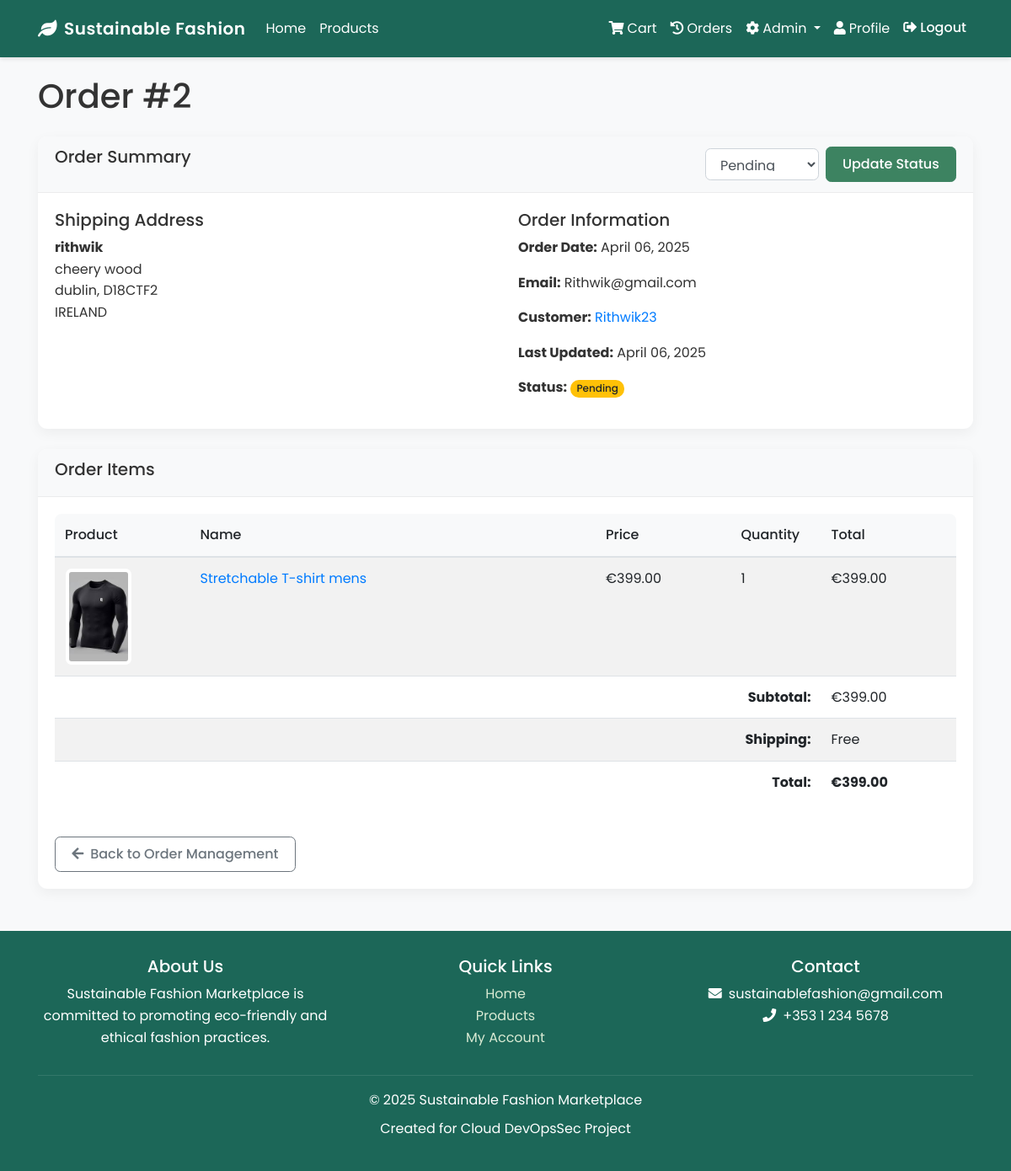
/admin-panel/orders/2/ (signed in), run on the app's committed database.
### cart/models.py (models this page shows, shortened)
class Order(models.Model):
    STATUS_CHOICES = (
        ('pending', 'Pending'),
        ('processing', 'Processing'),
        ('shipped', 'Shipped'),
        ('delivered', 'Delivered'),
        ('cancelled', 'Cancelled'),
    )
    user = models.ForeignKey(User, on_delete=models.CASCADE)
    full_name = models.CharField(max_length=100)
    email = models.EmailField()
    address = models.CharField(max_length=250)
    city = models.CharField(max_length=100)
    postal_code = models.CharField(max_length=20)
    country = models.CharField(max_length=100)
    created = models.DateTimeField(auto_now_add=True)
    updated = models.DateTimeField(auto_now=True)
    status = models.CharField(max_length=20, choices=STATUS_CHOICES, default='pending')
    total_price = models.DecimalField(max_digits=10, decimal_places=2)
    class Meta:
        ordering = ['-created']

class OrderItem(models.Model):
    order = models.ForeignKey(Order, related_name='items', on_delete=models.CASCADE)
    product = models.ForeignKey(Product, on_delete=models.CASCADE)
    price = models.DecimalField(max_digits=10, decimal_places=2)
    quantity = models.PositiveIntegerField(default=1)
    def get_total_price(self):
        return self.price * self.quantity

### products/models.py (models this page shows, shortened)
class Product(models.Model):
    name = models.CharField(max_length=200)
    description = models.TextField()
    price = models.DecimalField(max_digits=10, decimal_places=2)
    category = models.ForeignKey(Category, on_delete=models.CASCADE, related_name='products')
    sustainability_score = models.IntegerField(default=0)  # Score from 0-100
    materials = models.CharField(max_length=255)
    image = models.ImageField(upload_to='product_images', default='default_product.jpg')
    seller = models.ForeignKey(User, on_delete=models.CASCADE)
    date_posted = models.DateTimeField(auto_now_add=True)
    in_stock = models.BooleanField(default=True)

### admin_panel/views.py (the view)
# urls.py: path('orders/<int:order_id>/', views.order_detail, name='admin-order-detail'),
@login_required
@user_passes_test(is_admin)
def order_detail(request, order_id):
    order = get_object_or_404(Order, id=order_id)
    context = {
        'title': f'Order #{order.id}',
        'order': order
    }
    return render(request, 'admin_panel/order_detail.html', context)

### admin_panel/views.py (called while the page is built)
def is_admin(user):
    return user.is_staff or user.is_superuser

### cart/context_processors.py (called while the page is built)
def cart_counter(request):
    if request.user.is_authenticated:
        cart_count = CartItem.objects.filter(user=request.user).count()
        return {'cart_count': cart_count}
    return {'cart_count': 0}

### templates/admin_panel/order_detail.html (shortened to what this page needs)
{% extends "base.html" %}
{% block content %}
    <h1 class="mb-4">Order #{{ order.id }}</h1>
    <div class="card mb-4">
        <div class="card-header bg-light">
            <div class="row">
                <div class="col-md-6">
                    <h5>Order Summary</h5>
                </div>
                <div class="col-md-6 text-right">
                    <form method="POST" action="{% url 'admin-update-order-status' order.id %}" class="form-inline justify-content-end">
                        <div class="form-group mr-2">
                            <select name="status" class="form-control">
                                {% for status_code, status_name in order.STATUS_CHOICES %}
                                    <option value="{{ status_code }}" {% if order.status == status_code %}selected{% endif %}>
                                        {{ status_name }}
                                    </option>
                                {% endfor %}
                            </select>
                        </div>
                        <button type="submit" class="btn btn-primary">Update Status</button>
                    </form>
                </div>
            </div>
        </div>
        <div class="card-body">
            <div class="row">
                <div class="col-md-6">
                    <h5>Shipping Address</h5>
                    <address>
                        <strong>{{ order.full_name }}</strong><br>
                        {{ order.address }}<br>
                        {{ order.city }}, {{ order.postal_code }}<br>
                        {{ order.country }}
                    </address>
                </div>
                <div class="col-md-6">
                    <h5>Order Information</h5>
                    <p><strong>Order Date:</strong> {{ order.created|date:"F d, Y" }}</p>
                    <p><strong>Email:</strong> {{ order.email }}</p>
                    <p><strong>Customer:</strong> <a href="{% url 'admin-user-detail' order.user.id %}">{{ order.user.username }}</a></p>
                    <p><strong>Last Updated:</strong> {{ order.updated|date:"F d, Y" }}</p>
                    <p><strong>Status:</strong>
                        {% if order.status == 'pending' %}
                            <span class="badge badge-warning">{{ order.get_status_display }}</span>
                        {% elif order.status == 'processing' %}
                            <span class="badge badge-info">{{ order.get_status_display }}</span>
                        {% elif order.status == 'shipped' %}
                            <span class="badge badge-primary">{{ order.get_status_display }}</span>
                        {% elif order.status == 'delivered' %}
                            <span class="badge badge-success">{{ order.get_status_display }}</span>
                        {% elif order.status == 'cancelled' %}
                            <span class="badge badge-danger">{{ order.get_status_display }}</span>
                        {% endif %}
                    </p>
                </div>
            </div>
        </div>
    </div>
    <div class="card">
        <div class="card-header bg-light">
            <h5>Order Items</h5>
        </div>
        <div class="card-body">
            <div class="table-responsive">
                <table class="table table-striped">
                    <thead>
                        <tr>
                            <th style="width: 15%">Product</th>
                            <th style="width: 45%">Name</th>
                            <th style="width: 15%">Price</th>
                            <th style="width: 10%">Quantity</th>
                            <th style="width: 15%">Total</th>
                        </tr>
                    </thead>
                    <tbody>
                        {% for item in order.items.all %}
                            <tr>
                                <td>
                                    <img src="{{ item.product.image.url }}" class="img-thumbnail" style="max-width: 80px;" alt="{{ item.product.name }}">
                                </td>
                                <td>
                                    <a href="{% url 'product-detail' item.product.id %}">{{ item.product.name }}</a>
                                </td>
                                <td>€{{ item.price }}</td>
                                <td>{{ item.quantity }}</td>
                                <td>€{{ item.get_total_price }}</td>
                            </tr>
                        {% endfor %}
                        <tr>
                            <td colspan="4" class="text-right"><strong>Subtotal:</strong></td>
                            <td>€{{ order.total_price }}</td>
                        </tr>
                        <tr>
                            <td colspan="4" class="text-right"><strong>Shipping:</strong></td>
                            <td>Free</td>
                        </tr>
                        <tr>
                            <td colspan="4" class="text-right"><strong>Total:</strong></td>
                            <td><strong>€{{ order.total_price }}</strong></td>
                        </tr>
                    </tbody>
                </table>
            </div>
            <div class="mt-4">
                <a href="{% url 'admin-order-management' %}" class="btn btn-outline-secondary">
                    <i class="fas fa-arrow-left mr-2"></i>Back to Order Management
                </a>
            </div>
        </div>
    </div>
{% endblock content %}

### templates/base.html (style rules this page uses)
html { height: 100%; }
body { background-color: #f8f9fa; padding-top: 66px; font-family: 'Poppins', sans-serif; color: #333; line-height: 1.6; min-height: 100%; display: flex; flex-direction: column; }
.btn { border-radius: 0.4rem; padding: 0.5rem 1.2rem; transition: all 0.3s ease; font-weight: 500; }
.btn-primary { background-color: #3d8361; border-color: #3d8361; }
.card { border: none; border-radius: 0.7rem; overflow: hidden; box-shadow: 0 5px 15px rgba(0,0,0,0.05); transition: all 0.3s ease; }
.card-header { background-color: #f8f9fa; border-bottom: 1px solid rgba(0,0,0,0.05); font-weight: 500; }
.badge { font-weight: 500; padding: 0.4em 0.6em; border-radius: 10px; }
.table { background-color: white; border-radius: 0.5rem; overflow: hidden; }
.table th { background-color: #f8f9fa; border-top: none; font-weight: 500; }
.form-control { border-radius: 0.4rem; border: 1px solid #ced4da; padding: 0.6rem 0.8rem; }
.img-thumbnail { border-radius: 0.5rem; border: 1px solid rgba(0,0,0,0.05); }

### data on the page
Order: id "2", status "Pending", full_name "rithwik", address "cheery wood", city "dublin", postal_code "D18CTF2", country "IRELAND", created "April 06, 2025", email "Rithwik@gmail.com", user.username "Rithwik23", updated "April 06, 2025", total_price "399.00"
OrderItem: product.image (picture), product.name "Stretchable T-shirt mens", price "399.00", quantity "1", get_total_price "399.00"
